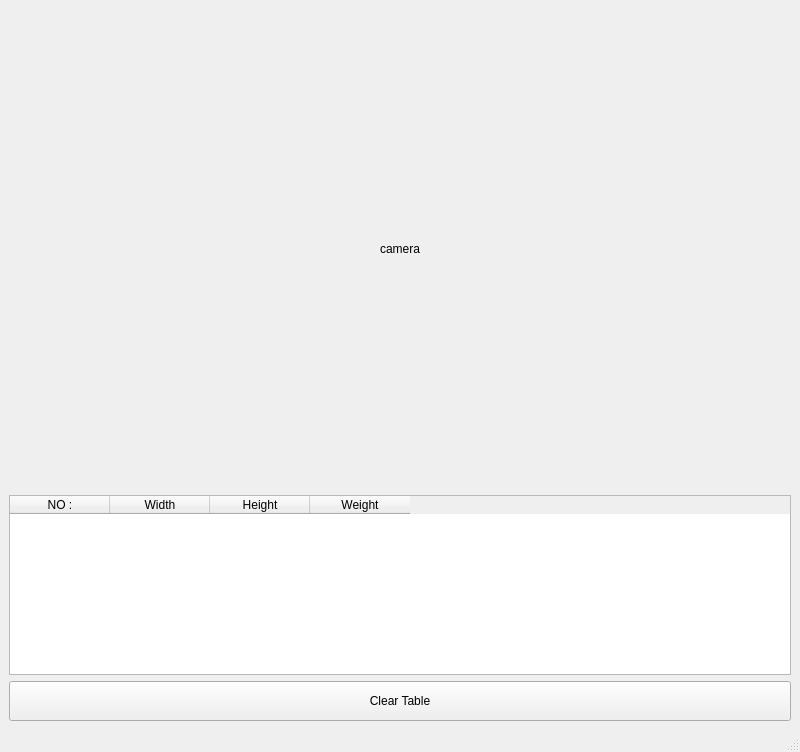
<?xml version="1.0" encoding="UTF-8"?>
<ui version="4.0">
 <class>MainWindow</class>
 <widget class="QMainWindow" name="MainWindow">
  <property name="geometry">
   <rect>
    <x>0</x>
    <y>0</y>
    <width>800</width>
    <height>600</height>
   </rect>
  </property>
  <property name="windowTitle">
   <string>MainWindow</string>
  </property>
  <widget class="QWidget" name="centralwidget">
   <layout class="QGridLayout" name="gridLayout">
    <item row="0" column="0">
     <widget class="QLabel" name="label_camera">
      <property name="minimumSize">
       <size>
        <width>640</width>
        <height>480</height>
       </size>
      </property>
      <property name="text">
       <string>camera</string>
      </property>
      <property name="scaledContents">
       <bool>true</bool>
      </property>
      <property name="alignment">
       <set>Qt::AlignmentFlag::AlignCenter</set>
      </property>
     </widget>
    </item>
    <item row="2" column="0">
     <widget class="QPushButton" name="pushButton_2">
      <property name="minimumSize">
       <size>
        <width>0</width>
        <height>40</height>
       </size>
      </property>
      <property name="text">
       <string>Clear Table</string>
      </property>
     </widget>
    </item>
    <item row="1" column="0">
     <widget class="QTableWidget" name="tableWidget">
      <property name="sizePolicy">
       <sizepolicy hsizetype="Expanding" vsizetype="Expanding">
        <horstretch>0</horstretch>
        <verstretch>0</verstretch>
       </sizepolicy>
      </property>
      <property name="minimumSize">
       <size>
        <width>300</width>
        <height>180</height>
       </size>
      </property>
      <column>
       <property name="text">
        <string>NO :</string>
       </property>
      </column>
      <column>
       <property name="text">
        <string>Width</string>
       </property>
      </column>
      <column>
       <property name="text">
        <string>Height</string>
       </property>
      </column>
      <column>
       <property name="text">
        <string>Weight</string>
       </property>
      </column>
     </widget>
    </item>
   </layout>
  </widget>
  <widget class="QMenuBar" name="menubar">
   <property name="geometry">
    <rect>
     <x>0</x>
     <y>0</y>
     <width>800</width>
     <height>25</height>
    </rect>
   </property>
  </widget>
  <widget class="QStatusBar" name="statusbar"/>
 </widget>
 <resources/>
 <connections/>
</ui>
